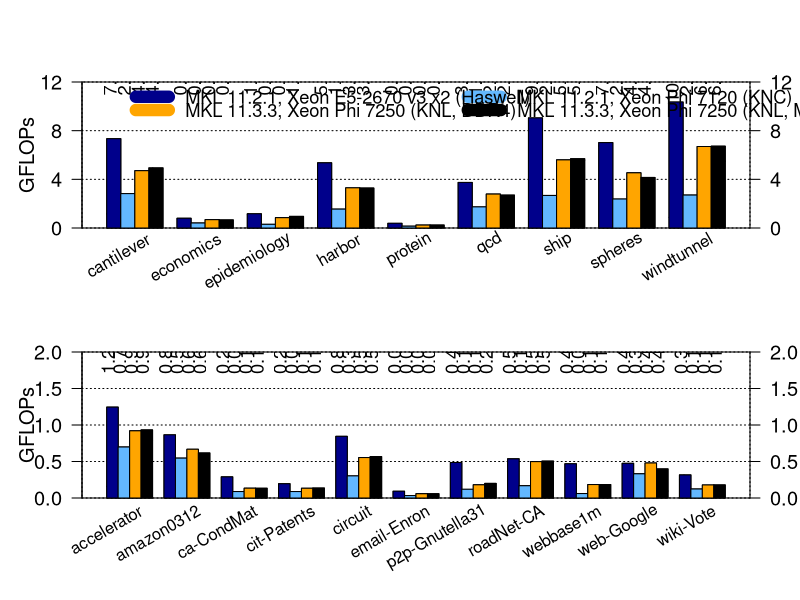

The R source for this figure:

  # Read data:
  data_mkl_xeon       = read.table("mkl-xeon.txt",       col.names=c("Unknowns", "ExecTime", "GFLOPs"));
  data_mkl_phi        = read.table("mkl-phi.txt",        col.names=c("Unknowns", "ExecTime", "GFLOPs"));
  data_mkl_knl_ddr4   = read.table("mkl-knl-ddr4.txt",   col.names=c("Unknowns", "ExecTime", "GFLOPs"));
  data_mkl_knl_mcdram = read.table("mkl-knl-mcdram.txt", col.names=c("Unknowns", "ExecTime", "GFLOPs"));

  set1 <- c(1:9)  # matrices 1-9
  plotdata1 <- rbind(data_mkl_xeon$GFLOPs[set1], data_mkl_phi$GFLOPs[set1], data_mkl_knl_ddr4$GFLOPs[set1], data_mkl_knl_mcdram$GFLOPs[set1])
  set2 <- c(10:20)  # matrices 10-20
  plotdata2 <- rbind(data_mkl_xeon$GFLOPs[set2], data_mkl_phi$GFLOPs[set2], data_mkl_knl_ddr4$GFLOPs[set2], data_mkl_knl_mcdram$GFLOPs[set2])

  setEPS()
  postscript(paste("spgemm.eps", sep=""), width=14, height=9)

  legenditems = c("MKL 11.2.1, Xeon E5-2670 v3 x2 (Haswell)",
                  "MKL 11.2.1, Xeon Phi 7120 (KNC)",
                  "MKL 11.3.3, Xeon Phi 7250 (KNL, DDR4)",
                  "MKL 11.3.3, Xeon Phi 7250 (KNL, MCDRAM)"
                 )
  coloritems = c("darkblue", "steelblue1", "orange", "black")

  ## Plot at top:
  par(fig=c(0, 0.99, 0.45, 1.0))
  mp <- barplot(plotdata1, beside=TRUE, density=1, col=coloritems, ylim=c(0, 12), axes = FALSE)
  grid(NA, 3, col="black", lty=3)
  box(bty="c")
  box(lty=3)
  mp <- barplot(plotdata1, beside=TRUE, col=coloritems, ylim=c(0, 12), axes = FALSE, add=T)
  axis(4, at=c(0, 4, 8, 12), las=1, cex.axis=1.2)
  axis(2, at=c(0, 4, 8, 12), las=1, cex.axis=1.2)
  mtext(side = 2, "GFLOPs", line = 2.2, cex=1.2)
  text(5*(1:9)-1, par("usr")[3] - 0.75, srt = 30, adj = 1, labels = c("cantilever", "economics", "epidemiology", "harbor", "protein", "qcd", "ship", "spheres", "windtunnel"), xpd = TRUE)
  text(mp + 0.2, 10.9, format(round(plotdata1, 1), nsmall=1),cex=1.1,pos=3, col="black", srt=90, adj=1)

  ## Plot at bottom:
  par(fig=c(0, 0.99, 0.0, 0.55), new=TRUE)
  mp <- barplot(plotdata2, beside=TRUE, density=1, col=coloritems, ylim=c(0, 2), axes = FALSE)
  grid(NA, 4, col="black", lty=3)
  box(bty="c")
  box(lty=3)
  mp <- barplot(plotdata2, beside=TRUE, col=coloritems, ylim=c(0, 2), axes = FALSE, add=T)
  axis(4, at=c(0, 0.5, 1, 1.5, 2), las=1, cex.axis=1.2)
  axis(2, at=c(0, 0.5, 1, 1.5, 2), las=1, cex.axis=1.2)
  mtext(side = 2, "GFLOPs", line = 2.2, cex=1.2)
  text(5*(1:11)-1, par("usr")[3]- 0.15, srt = 30, adj = 1, labels = c("accelerator", "amazon0312", "ca-CondMat", "cit-Patents", "circuit", "email-Enron", "p2p-Gnutella31", "roadNet-CA", "webbase1m", "web-Google", "wiki-Vote"), xpd = TRUE)
  text(mp + 0.2, 1.8, format(round(plotdata2, 2), nsmall=1),cex=1.1,pos=3, col="black", srt=90, adj=1)

  # Legend:
  par(fig=c(0.0,1.0,0,1), new=TRUE, xpd=TRUE)
  legend(legend = legenditems[c(1:2)], x = 2, y = 2.5,
         text.width=c(23, 23),
         bty = "n", lwd=12, cex=1.1, horiz=T, col=coloritems[c(1:2)])
  legend(legend = legenditems[c(3:4)], x = 2, y = 2.4,
         text.width=c(23, 23),
         bty = "n", lwd=12, cex=1.1, horiz=T, col=coloritems[c(3:4)])

  dev.off()


